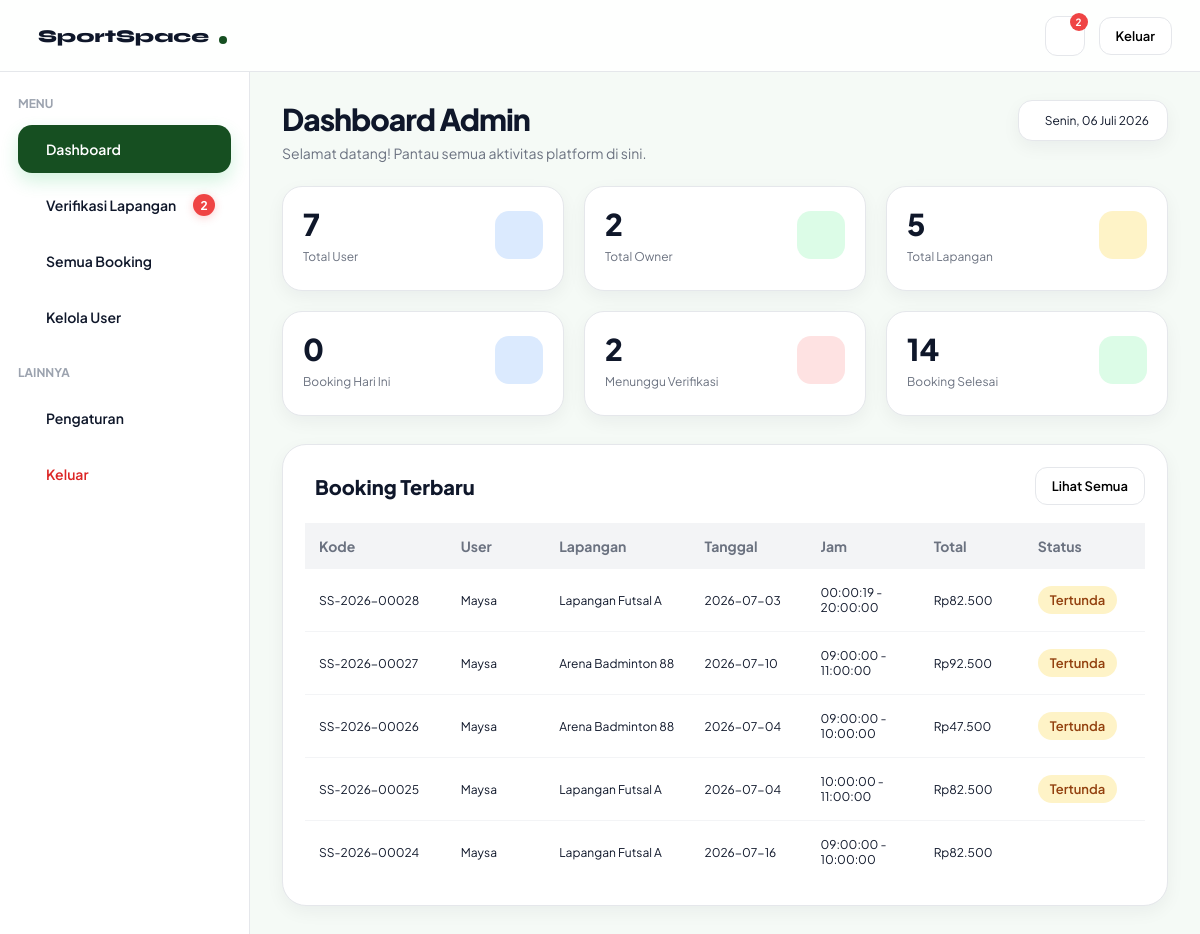
The app's page /dashboard-admin.php with its own data.
### tables this page shows
CREATE TABLE `booking` (
  `booking_id` int(11) NOT NULL,
  `user_id` int(11) NOT NULL,
  `field_id` int(11) NOT NULL,
  `tanggal` date NOT NULL,
  `jam_mulai` time NOT NULL,
  `jam_selesai` time NOT NULL,
  `status` enum('tertunda','menunggu konfirmasi','terkonfirmasi','dibatalkan','selesai') NOT NULL DEFAULT 'tertunda',
  `created_at` timestamp NOT NULL DEFAULT current_timestamp(),
  `booking_code` varchar(20) DEFAULT NULL,
  `metode_pembayaran` varchar(30) DEFAULT NULL,
  `bank` varchar(30) DEFAULT NULL,
  `total` decimal(12,2) NOT NULL
);

CREATE TABLE `users` (
  `user_id` int(11) NOT NULL,
  `nama` varchar(50) NOT NULL,
  `email` varchar(100) NOT NULL,
  `telepon` varchar(15) NOT NULL,
  `password` varchar(255) NOT NULL,
  `role` enum('user','admin','owner') NOT NULL DEFAULT 'user',
  `aktif` enum('aktif','nonaktif') NOT NULL DEFAULT 'aktif',
  `created_at` timestamp NOT NULL DEFAULT current_timestamp()
);

CREATE TABLE `fields` (
  `field_id` int(11) NOT NULL,
  `owner_id` int(11) DEFAULT NULL,
  `nama_lapangan` varchar(100) NOT NULL,
  `jenis` varchar(50) NOT NULL,
  `harga` decimal(10,2) NOT NULL,
  `status` enum('tersedia','penuh') NOT NULL DEFAULT 'tersedia',
  `lokasi` varchar(255) DEFAULT NULL,
  `gambar` varchar(255) DEFAULT NULL,
  `deskripsi` text DEFAULT NULL,
  `owner_name` varchar(100) DEFAULT NULL,
  `owner_phone` varchar(20) DEFAULT NULL,
  `owner_address` varchar(255) DEFAULT NULL,
  `jam_operasional` varchar(50) DEFAULT NULL,
  `kapasitas` int(11) DEFAULT NULL,
  `jenis_lantai` varchar(50) DEFAULT NULL,
  `fasilitas` text DEFAULT NULL,
  `maps_link` text DEFAULT NULL,
  `google_maps_url` text DEFAULT NULL,
  `verifikasi` enum('pending','diterima','ditolak') NOT NULL DEFAULT 'pending',
  `durasi_slot` int(11) NOT NULL DEFAULT 1,
  `hari_libur` text DEFAULT NULL,
  `aktif` enum('aktif','nonaktif') NOT NULL
);

CREATE TABLE `payment` (
  `payment_id` int(11) NOT NULL,
  `booking_id` int(11) NOT NULL,
  `metode` enum('transfer','ewallet','cash') NOT NULL,
  `total` decimal(10,2) NOT NULL,
  `status` enum('tertunda','diverifikasi','ditolak') NOT NULL DEFAULT 'tertunda',
  `tanggal_bayar` timestamp NOT NULL DEFAULT current_timestamp(),
  `bank` varchar(30) DEFAULT NULL
);

### get-admin-dashboard.php (called while the page is built, shortened)
<?php
include "config.php";
$result = mysqli_query($conn, "
SELECT COUNT(*) AS total
FROM users
");
$totalUser = mysqli_fetch_assoc($result)['total'];
$result = mysqli_query($conn, "
SELECT COUNT(*) AS total
FROM fields
");
$totalLapangan = mysqli_fetch_assoc($result)['total'];
$result = mysqli_query($conn,"
SELECT COUNT(*) AS total
FROM users
WHERE role='owner'
");
$totalOwner = mysqli_fetch_assoc($result)['total'];
$result = mysqli_query($conn,"
SELECT COUNT(*) AS total
FROM booking
WHERE tanggal = CURDATE()
");
$totalBookingHariIni = mysqli_fetch_assoc($result)['total'];
$result = mysqli_query($conn,"
SELECT COUNT(*) AS total
FROM booking
WHERE status='terkonfirmasi'
");
$totalBookingSelesai = mysqli_fetch_assoc($result)['total'];
$qNotifLapangan = mysqli_query($conn,"
    SELECT COUNT(*) AS total
    FROM fields
    WHERE verifikasi='pending'
");
$notifLapangan = mysqli_fetch_assoc($qNotifLapangan)['total'];
$qNotifBooking = mysqli_query($conn,"
    SELECT COUNT(*) AS total
    FROM booking
    WHERE DATE(created_at)=CURDATE()
");
$notifBooking = mysqli_fetch_assoc($qNotifBooking)['total'];
$qNotifUser = mysqli_query($conn,"
    SELECT COUNT(*) AS total
    FROM users
    WHERE DATE(created_at)=CURDATE()
");
$notifUser = mysqli_fetch_assoc($qNotifUser)['total'];
$totalNotif = $notifLapangan + $notifBooking + $notifUser;

### get-verifikasi.php (called while the page is built, shortened)
<?php
include "config.php";
$totalPending = mysqli_fetch_assoc(
    mysqli_query($conn, "SELECT COUNT(*) total FROM fields WHERE verifikasi='pending'")
)['total'];

### get-booking-terbaru.php (called while the page is built)
<?php
include "config.php";
$queryBookingTerbaru = mysqli_query(
    $conn,
    "
    SELECT
        booking.booking_code,
        users.nama,
        fields.nama_lapangan,
        booking.tanggal,
        booking.jam_mulai,
        booking.jam_selesai,
        payment.total,
        booking.status
    FROM booking
    JOIN users
    ON booking.user_id = users.user_id
    JOIN fields
    ON booking.field_id = fields.field_id
    LEFT JOIN payment
    ON booking.booking_id = payment.booking_id
    ORDER BY booking.booking_id DESC
    LIMIT 5
    "
);

### dashboard-admin.php (the view, shortened to what this page needs)
<?php
include "get-admin-dashboard.php";
include "get-booking-terbaru.php";
include "get-users.php";
include "get-verifikasi.php";
?>
<?php
$hari = [
    "Minggu","Senin","Selasa","Rabu","Kamis","Jumat","Sabtu"
];
$bulan = [
    1=>"Januari","Februari","Maret","April","Mei","Juni",
    "Juli","Agustus","September","Oktober","November","Desember"
];
$today =
$hari[date("w")] . ", " .
date("d") . " " .
$bulan[(int)date("n")] . " " .
date("Y");
?>
<!DOCTYPE html>
<html lang="id">
<head>
  <link rel="stylesheet" href="admin.css">
  <link rel="stylesheet" href="https://cdn.jsdelivr.net/npm/@tabler/icons-webfont@3.31.0/dist/tabler-icons.min.css">
</head>
<body>
   <nav class="navbar">
    <a href="index.php"class="navbar-brand"> <i class="ti ti-bowling"></i>
      <span>SportSpace</span>
      <div class="dot"></div>
    </a>
    <div class="navbar-actions">
      <div class="notif-container">
        <div class="notif" onclick="toggleNotif()"> <i class="ti ti-bell"></i>
          <span
            class="notif-badge"
            id="notifBadge"
            <?php if($totalNotif == 0): ?>
                style="display:none;"
            <?php endif; ?>
            >
            <?= $totalNotif ?>
          </span>
        </div>
    </div>
    <a href="login.html">
      <button class="btn btn-outline btn-sm"> <i class="ti ti-logout"> </i> Keluar </button>
    </a>
  </div>
</nav>
 <div class="dashboard-layout">
   <aside class="sidebar">
    <div>
      <div class="sidebar-section"> MENU </div>
      <div class="sidebar-menu">
        <div class="sidebar-item active" onclick="showSection('dashboard', this)"> <i class="ti ti-home"></i>
          <span>Dashboard</span>
        </div>
        <div class="sidebar-item" onclick="showSection('venue', this)">
          <span>Verifikasi Lapangan</span>
          <span
            class="menu-badge"
            id="sidebarVenueBadge"
            <?php if($notifLapangan == 0): ?>
                style="display:none;"
            <?php endif; ?>
            >
            <?= $notifLapangan ?>
          </span>
        </div>
        <div class="sidebar-item" onclick="showSection('booking', this)"> <i class="ti ti-calendar-event"></i>
          <span>Semua Booking</span>
        </div>
        <div class="sidebar-item" onclick="showSection('user', this)"> <i class="ti ti-users"></i>
          <span>Kelola User</span>
        </div>
      </div>
      <div class="sidebar-section extra"> LAINNYA </div>
      <div class="sidebar-menu">
        <div class="sidebar-item" onclick="showSection('setting', this)"> <i class="ti ti-settings"></i>
          <span>Pengaturan</span>
        </div>
        <a href="login.html" class="logout-link">
          <div class="sidebar-item logout">
            <span>Keluar</span>
          </div>
        </a>
      </div>
    </div>
  </aside>
   <main class="dashboard-content loading" id="dashboardContent">
     <section id="section-dashboard">
      <div class="top-header">
        <div>
          <h1 class="page-title"> Dashboard Admin </h1>
          <p class="page-sub"> Selamat datang! Pantau semua aktivitas platform di sini. </p>
        </div>
        <div class="date-card">
          <?= $today ?>
        </div>
      </div>
        <div class="stats-grid">
    <div class="stat-card">
        <div class="stat-top">
            <div>
                <div class="stat-value"><?= $totalUser ?></div>
                <div class="stat-label">Total User</div>
            </div>
            <div class="stat-icon blue-bg">
            </div>
        </div>
    </div>
    <div class="stat-card">
        <div class="stat-top">
            <div>
                <div class="stat-value"><?= $totalOwner ?></div>
                <div class="stat-label">Total Owner</div>
            </div>
            <div class="stat-icon green-bg">
            </div>
        </div>
    </div>
    <div class="stat-card">
        <div class="stat-top">
            <div>
                <div class="stat-value"><?= $totalLapangan ?></div>
                <div class="stat-label">Total Lapangan</div>
            </div>
            <div class="stat-icon amber-bg">
            </div>
        </div>
    </div>
    <div class="stat-card">
        <div class="stat-top">
            <div>
                <div class="stat-value"><?= $totalBookingHariIni ?></div>
                <div class="stat-label">Booking Hari Ini</div>
            </div>
            <div class="stat-icon blue-bg">
            </div>
        </div>
    </div>
    <div class="stat-card">
        <div class="stat-top">
            <div>
                <div class="stat-value"><?= $totalPending ?></div>
                <div class="stat-label">Menunggu Verifikasi</div>
            </div>
            <div class="stat-icon red-bg">
            </div>
        </div>
    </div>
    <div class="stat-card">
        <div class="stat-top">
            <div>
                <div class="stat-value"><?= $totalBookingSelesai ?></div>
                <div class="stat-label">Booking Selesai</div>
            </div>
            <div class="stat-icon green-bg">
            </div>
        </div>
    </div>
</div>
       <div class="card">
        <div class="card-header">
          <div class="card-title"> <i class="ti ti-file-invoice"> </i> Booking Terbaru </div>
          <button class="btn btn-outline btn-sm" onclick="openBookingSection()"> Lihat Semua </button>
        </div>
        <div class="table-wrapper">
          <table class="table">
            <thead>
              <tr>
                <th>Kode</th>
                <th>User</th>
                <th>Lapangan</th>
                <th>Tanggal</th>
                <th>Jam</th>
                <th>Total</th>
                <th>Status</th>
              </tr>
            </thead>
            <tbody>
              <?php while($row = mysqli_fetch_assoc($queryBookingTerbaru)) : ?>
                <tr>
                  <td><?= $row['booking_code']; ?></td>
                  <td><?= $row['nama']; ?></td>
                  <td><?= $row['nama_lapangan']; ?></td>
                  <td><?= $row['tanggal']; ?></td>
                  <td>
                    <?= $row['jam_mulai']; ?>
                    -
                    <?= $row['jam_selesai']; ?>
                  </td>
                  <td>Rp<?= number_format($row['total'], 0, ",", ".") ?></td>
                  <td>
                    <?php
                    $status = strtolower($row['status']);
                    if($status == "terkonfirmasi"){
                      echo '<span class="status-badge success">Terkonfirmasi</span>';
                    }
                    elseif($status == "tertunda"){
                      echo '<span class="status-badge warning">Tertunda</span>';
                    }
                    elseif($status == "dibatalkan"){
                      echo '<span class="status-badge danger">Dibatalkan</span>';
                    }
                    elseif($status == "selesai"){
                      echo '<span class="status-badge info">Selesai</span>';
                    }
                    else{
                      echo '<span class="status-badge">'.$row['status'].'</span>';
                    }
                    ?>
                  </td>
                </tr>
              <?php endwhile; ?>
            </tbody>
          </table>
        </div>
      </div>
    </section>
    </main>
  </div>
    </body>
    </html>

### records on screen
booking: booking_code "SS-2026-00028", user.nama "Maysa", field.nama_lapangan "Lapangan Futsal A", tanggal "2026-07-03", jam_mulai "00:00:19", jam_selesai "20:00:00", payment.total "82.500", status "Tertunda"
booking: booking_code "SS-2026-00027", user.nama "Maysa", field.nama_lapangan "Arena Badminton 88", tanggal "2026-07-10", jam_mulai "09:00:00", jam_selesai "11:00:00", payment.total "92.500", status "Tertunda"
booking: booking_code "SS-2026-00026", user.nama "Maysa", field.nama_lapangan "Arena Badminton 88", tanggal "2026-07-04", jam_mulai "09:00:00", jam_selesai "10:00:00", payment.total "47.500", status "Tertunda"
booking: booking_code "SS-2026-00025", user.nama "Maysa", field.nama_lapangan "Lapangan Futsal A", tanggal "2026-07-04", jam_mulai "10:00:00", jam_selesai "11:00:00", payment.total "82.500", status "Tertunda"
booking: booking_code "SS-2026-00024", user.nama "Maysa", field.nama_lapangan "Lapangan Futsal A", tanggal "2026-07-16", jam_mulai "09:00:00", jam_selesai "10:00:00", payment.total "82.500"

### other values on screen
$totalNotif "2"
$notifLapangan "2"
$totalUser "7"
$totalOwner "2"
$totalLapangan "5"
$totalBookingHariIni "0"
$totalPending "2"
$totalBookingSelesai "14"
